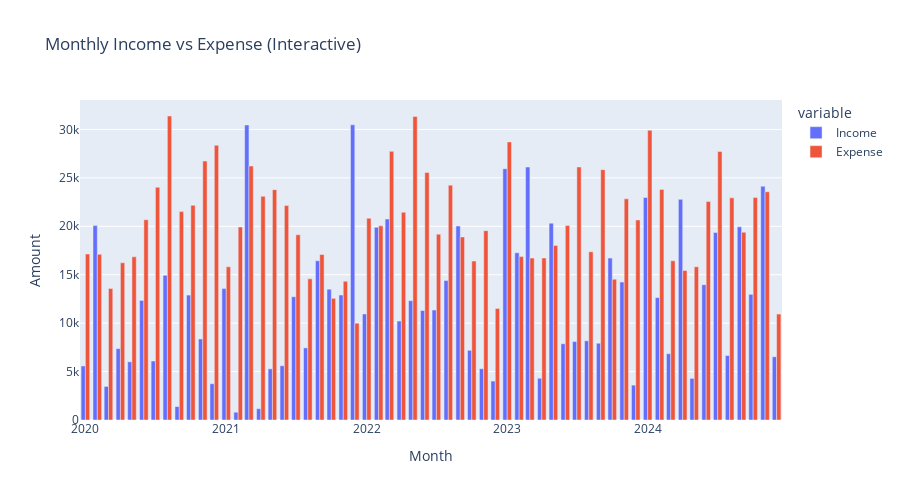

Notebook cell for this chart:
### Markdown cell above
# Monthly Income vs Expense

### Code cell
monthly_summary = df.groupby(['Month', 'Type'])['Amount'].sum().unstack().fillna(0)
monthly_summary['Net'] = monthly_summary['Income'] - monthly_summary['Expense']
monthly_summary_reset = monthly_summary.reset_index()

fig1 = px.bar(monthly_summary_reset, x='Month', y=['Income', 'Expense'],
              title="Monthly Income vs Expense (Interactive)",
              labels={'value': 'Amount', 'Month': 'Month'}, barmode='group', height=500)
fig1.show()

### Figure 1 — Plotly figure (JSON) as saved in the notebook; plotly's stock layout.template omitted (floating-point values rounded to 4 significant figures)
{"data": [{"alignmentgroup": "True", "hovertemplate": "variable=Income<br>Month=%{x}<br>Amount=%{y}<extra></extra>", "legendgroup": "Income", "marker": {"color": "#636efa", "pattern": {"shape": ""}}, "name": "Income", "offsetgroup": "Income", "orientation": "v", "showlegend": true, "textposition": "auto", "type": "bar", "x": ["2020-01", "2020-02", "2020-03", "2020-04", "2020-05", "2020-06", "2020-07", "2020-08", "2020-09", "2020-10", "2020-11", "2020-12", "2021-01", "2021-02", "2021-03", "2021-04", "2021-05", "2021-06", "2021-07", "2021-08", "2021-09", "2021-10", "2021-11", "2021-12", "2022-01", "2022-02", "2022-03", "2022-04", "2022-05", "2022-06", "2022-07", "2022-08", "2022-09", "2022-10", "2022-11", "2022-12", "2023-01", "2023-02", "2023-03", "2023-04", "2023-05", "2023-06", "2023-07", "2023-08", "2023-09", "2023-10", "2023-11", "2023-12", "2024-01", "2024-02", "2024-03", "2024-04", "2024-05", "2024-06", "2024-07", "2024-08", "2024-09", "2024-10", "2024-11", "2024-12"], "xaxis": "x", "y": [5578.0, 20070.0, 3465.0, 7370.0, 6008.0, 12350.0, 6092.0, 14940.0, 1385.0, 12900.0, 8369.0, 3745.0, 13560.0, 804.0, 30470.0, 1168.0, 5283.0, 5599.0, 12730.0, 7445.0, 16440.0, 13510.0, 12900.0, 30480.0, 10950.0, 19900.0, 20750.0, 10220.0, 12320.0, 11300.0, 11360.0, 14410.0, 20020.0, 7195.0, 5295.0, 4019.0, 25950.0, 17270.0, 26120.0, 4306.0, 20320.0, 7871.0, 8101.0, 8178.0, 7926.0, 16720.0, 14240.0, 3601.0, 22970.0, 12640.0, 6840.0, 22780.0, 4296.0, 13970.0, 19350.0, 6655.0, 19950.0, 12970.0, 24140.0, 6530.0], "yaxis": "y"}, {"alignmentgroup": "True", "hovertemplate": "variable=Expense<br>Month=%{x}<br>Amount=%{y}<extra></extra>", "legendgroup": "Expense", "marker": {"color": "#EF553B", "pattern": {"shape": ""}}, "name": "Expense", "offsetgroup": "Expense", "orientation": "v", "showlegend": true, "textposition": "auto", "type": "bar", "x": ["2020-01", "2020-02", "2020-03", "2020-04", "2020-05", "2020-06", "2020-07", "2020-08", "2020-09", "2020-10", "2020-11", "2020-12", "2021-01", "2021-02", "2021-03", "2021-04", "2021-05", "2021-06", "2021-07", "2021-08", "2021-09", "2021-10", "2021-11", "2021-12", "2022-01", "2022-02", "2022-03", "2022-04", "2022-05", "2022-06", "2022-07", "2022-08", "2022-09", "2022-10", "2022-11", "2022-12", "2023-01", "2023-02", "2023-03", "2023-04", "2023-05", "2023-06", "2023-07", "2023-08", "2023-09", "2023-10", "2023-11", "2023-12", "2024-01", "2024-02", "2024-03", "2024-04", "2024-05", "2024-06", "2024-07", "2024-08", "2024-09", "2024-10", "2024-11", "2024-12"], "xaxis": "x", "y": [17140.0, 17110.0, 13580.0, 16230.0, 16850.0, 20680.0, 24030.0, 31390.0, 21520.0, 22160.0, 26740.0, 28360.0, 15820.0, 19930.0, 26220.0, 23100.0, 23780.0, 22140.0, 19120.0, 14570.0, 17080.0, 12560.0, 14330.0, 9997.0, 20830.0, 20040.0, 27740.0, 21450.0, 31340.0, 25560.0, 19190.0, 24250.0, 18900.0, 16410.0, 19550.0, 11520.0, 28710.0, 16870.0, 16720.0, 16730.0, 18020.0, 20070.0, 26120.0, 17370.0, 25850.0, 14540.0, 22830.0, 20650.0, 29920.0, 23810.0, 16440.0, 15440.0, 15820.0, 22550.0, 27720.0, 22930.0, 19380.0, 22980.0, 23570.0, 10940.0], "yaxis": "y"}], "layout": {"barmode": "group", "height": 500, "legend": {"title": {"text": "variable"}, "tracegroupgap": 0}, "title": {"text": "Monthly Income vs Expense (Interactive)"}, "xaxis": {"anchor": "y", "domain": [0, 1], "title": {"text": "Month"}}, "yaxis": {"anchor": "x", "domain": [0, 1], "title": {"text": "Amount"}}}}
